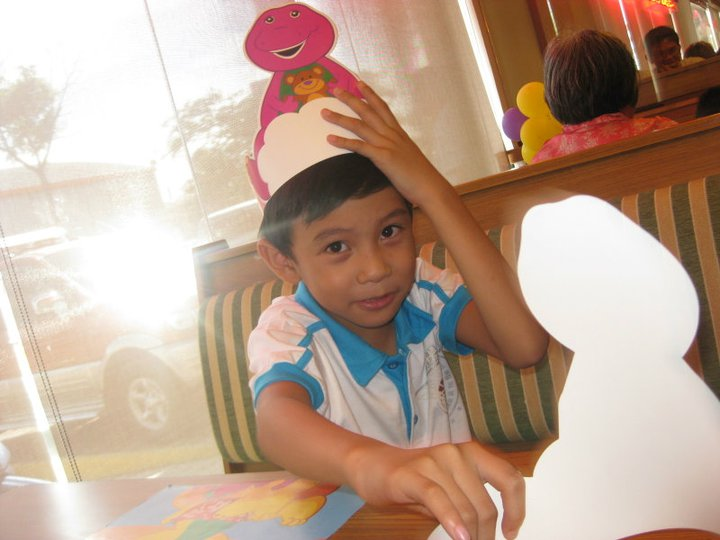
#> input picture input/fracno.jpg, 720 x 540 px
$ python -i edges.py   (imports and definitions only)
#> lines starting #> are read from the running program, lines starting #| are printed output that depends on the picture; after the words box and inside, x2 and y2 are one past the last pixel; in counts of white or black regions, pixels touching at a corner belong together
#> further down, picture is the input picture: shape (540, 720, 3); mean B, G, R 145.4, 162.8, 188.1
import cv2
import numpy as np

def extract_edges(image):
    """
    Converts a BGR image into a STRICT binary edge mask (0 and 255 only).
    """
    # 1. Convert to grayscale
    gray = cv2.cvtColor(image, cv2.COLOR_BGR2GRAY)
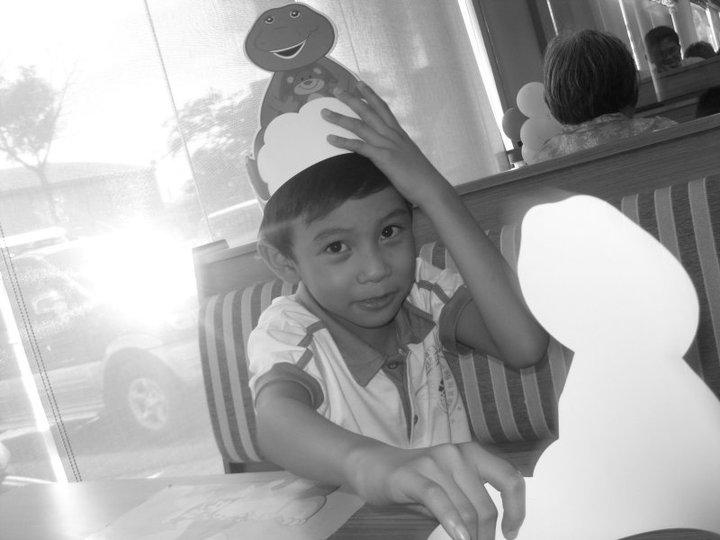
#> gray: shape (540, 720); min 7, max 255, mean 168.4

    # 2. Reduce noise
    blurred = cv2.medianBlur(gray, 7)

    # 3. Adaptive threshold for edge detection
    edges = cv2.adaptiveThreshold(
        blurred,
        255,
        cv2.ADAPTIVE_THRESH_MEAN_C,
        cv2.THRESH_BINARY,
        9,
        2
    )
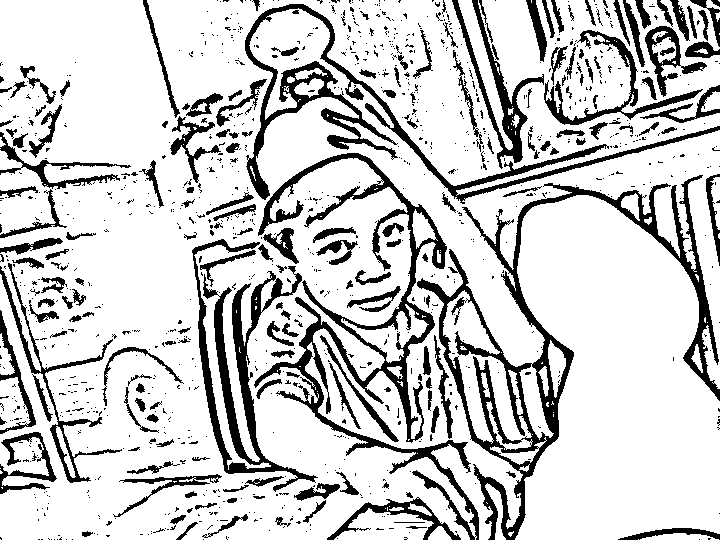
#> edges: shape (540, 720); 80.5% white; 1101 black regions (911 under 20 px), largest, box (x1, y1, x2, y2) and area: (417, 175, 720, 540) 13117, (254, 153, 479, 540) 10674, (245, 4, 720, 204) 7826

    # 4. Ensure strictly binary (just in case)
    edges = np.where(edges > 127, 255, 0).astype(np.uint8)

    return edges

>>> import cv2
>>> picture = cv2.imread('../../input/fracno.jpg')
>>> result = extract_edges(picture)

$ run again, on input/franco2.jpg
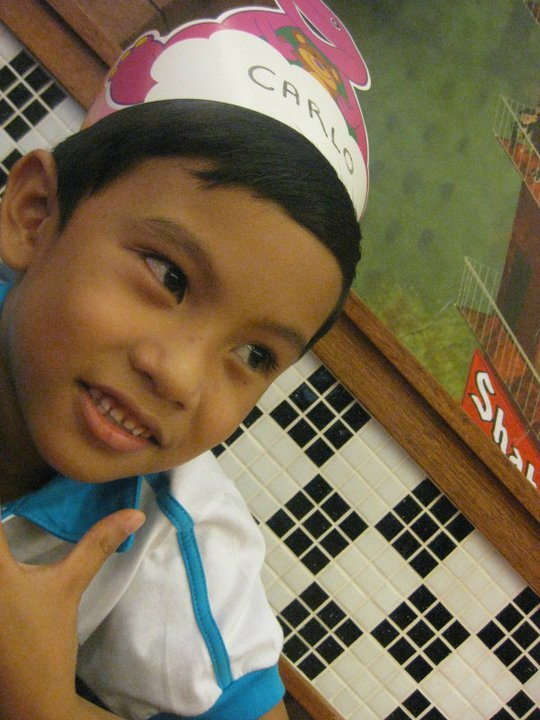
#> input picture input/franco2.jpg, 540 x 720 px
#> picture is the input picture: shape (720, 540, 3); mean B, G, R 80.9, 107, 120.9
#> in extract_edges, `gray = cv2.cvtColor(image, cv2.COLOR_BGR2GRAY)`:
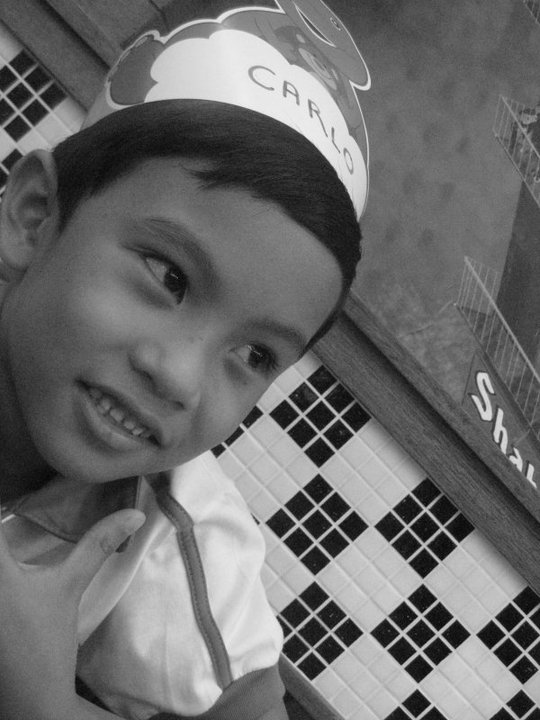
#> gray: shape (720, 540); min 1, max 245, mean 108.2
#> in extract_edges, `edges = cv2.adaptiveThreshold( blurred, 255, cv2.ADAPTIVE_THRESH_MEAN_..`:
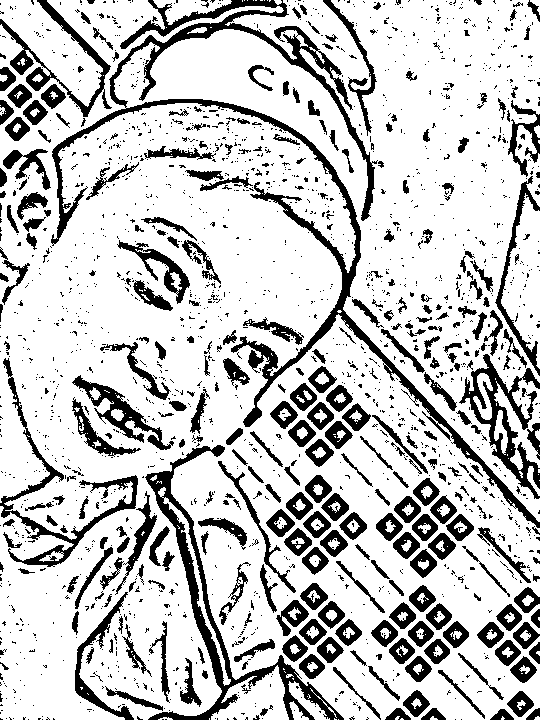
#> edges: shape (720, 540); 77.8% white; 1925 black regions (1603 under 20 px), largest, box (x1, y1, x2, y2) and area: (51, 0, 540, 528) 13795, (145, 445, 344, 720) 5678, (459, 354, 540, 499) 3049

$ run again, on input/juza1.jpg
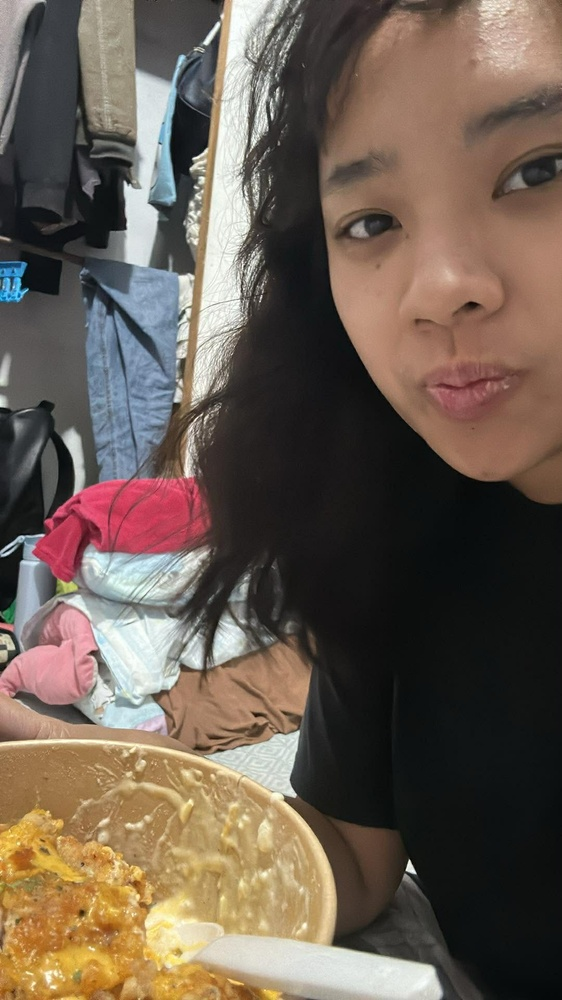
#> input picture input/juza1.jpg, 562 x 1000 px, shrunk from 1080 x 1920 before the run
#> picture is the input picture: shape (1000, 562, 3); mean B, G, R 81.7, 93.6, 107.7
#> in extract_edges, `gray = cv2.cvtColor(image, cv2.COLOR_BGR2GRAY)`:
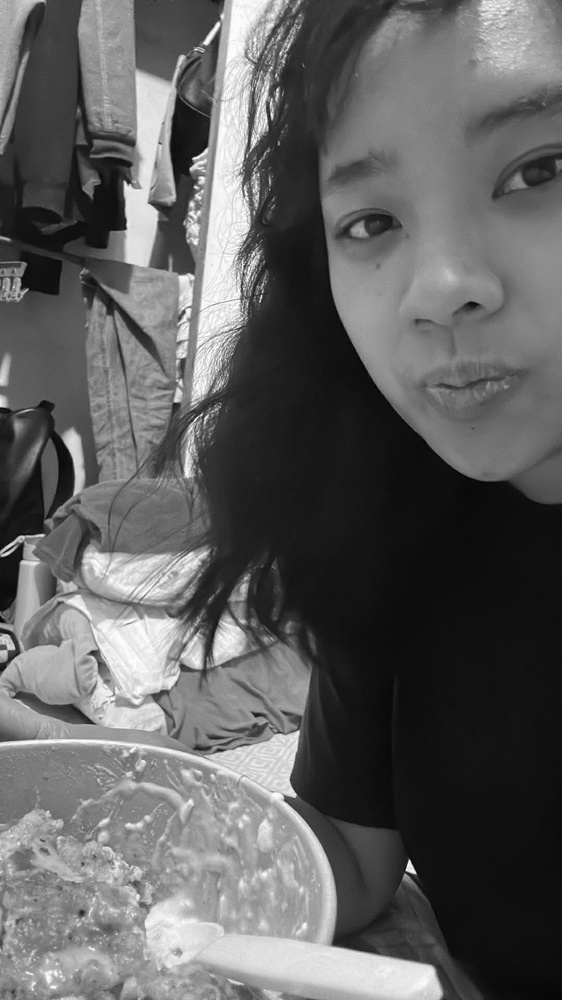
#> gray: shape (1000, 562); min 1, max 255, mean 96.5
#> in extract_edges, `edges = cv2.adaptiveThreshold( blurred, 255, cv2.ADAPTIVE_THRESH_MEAN_..`:
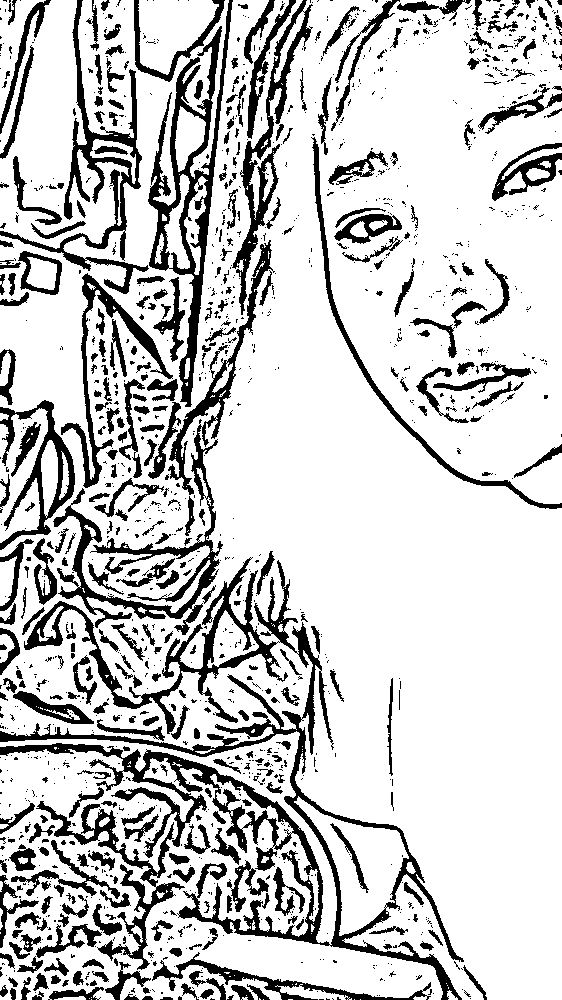
#> edges: shape (1000, 562); 79.6% white; 1381 black regions (1012 under 20 px), largest, box (x1, y1, x2, y2) and area: (0, 557, 464, 1000) 24164, (53, 240, 275, 635) 8260, (148, 0, 233, 407) 7320
